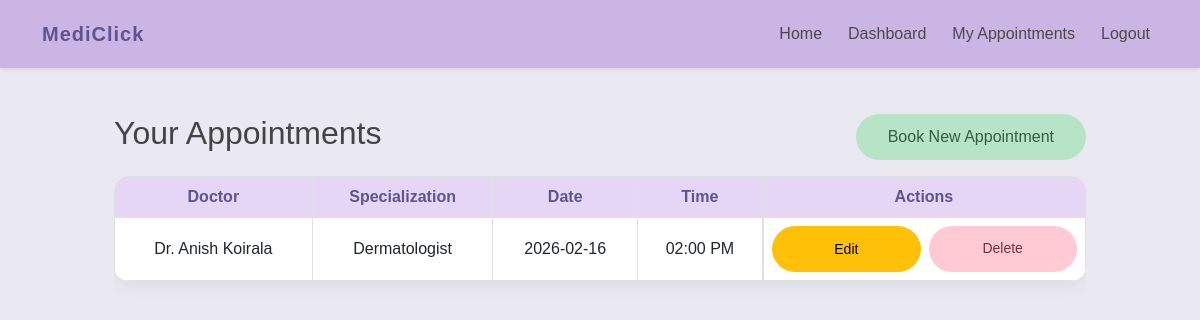
/appointments (signed in), run on an earlier commit of the app's database.
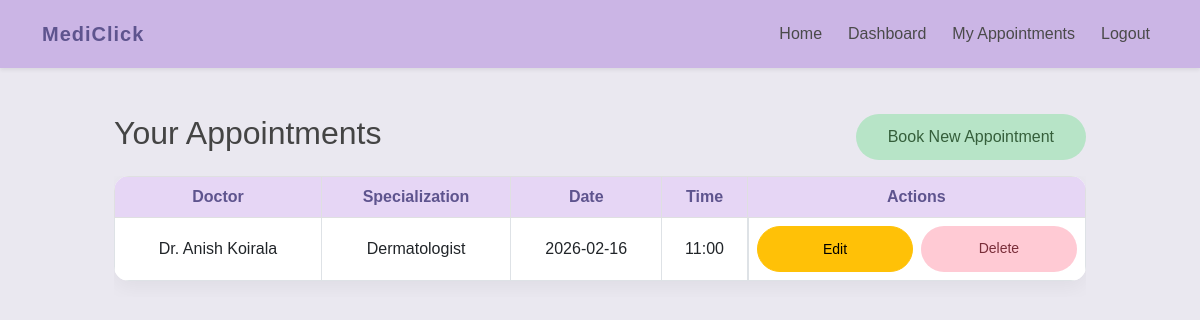
And on a later commit of the database.
### models.py (models this page shows)
class Appointment(db.Model):
    id = db.Column(db.Integer, primary_key=True)
    date = db.Column(db.String(50))
    time = db.Column(db.String(50))
    user_id = db.Column(db.Integer, db.ForeignKey('user.id'))
    doctor_id = db.Column(db.Integer, db.ForeignKey('doctor.id'))

class Doctor(db.Model):
    id = db.Column(db.Integer, primary_key=True)
    name = db.Column(db.String(100))
    specialization = db.Column(db.String(100))
    appointments = db.relationship('Appointment', backref='doctor', lazy=True)

### app.py (the view)
@app.route('/appointments')
def appointments():
    if 'user_id' not in session:
        flash('Please login first', 'warning')
        return redirect(url_for('login'))
    user_appts = Appointment.query.filter_by(user_id=session['user_id']).all()
    return render_template('appointments.html', appointments=user_appts)

### templates/appointments.html
{% extends 'base.html' %}
{% block content %}
<div class="container-fluid my-4">
    <div class="d-flex flex-column flex-md-row justify-content-between align-items-start mb-3">
        <h2>Your Appointments</h2>
        <a class="btn btn-success mt-2 mt-md-0" href="{{ url_for('book') }}">Book New Appointment</a>
    </div>
    <div class="table-responsive">
        <table class="table table-bordered table-hover align-middle">
            <thead class="table-light">
                <tr>
                    <th>Doctor</th>
                    <th>Specialization</th>
                    <th>Date</th>
                    <th>Time</th>
                    <th>Actions</th>
                </tr>
            </thead>
            <tbody>
                {% for appt in appointments %}
                <tr>
                    <td>{{ appt.doctor.name }}</td>
                    <td>{{ appt.doctor.specialization }}</td>
                    <td>{{ appt.date }}</td>
                    <td>{{ appt.time }}</td>
                    <td class="d-flex flex-column flex-sm-row gap-2">
                        <a class="btn btn-sm btn-warning w-100 w-sm-auto" href="{{ url_for('edit_appointment', id=appt.id) }}">Edit</a>
                        <a class="btn btn-sm btn-danger w-100 w-sm-auto" href="{{ url_for('delete_appointment', id=appt.id) }}" onclick="return confirm('Are you sure?')">Delete</a>
                    </td>
                </tr>
                {% else %}
                <tr>
                    <td colspan="5" class="text-center text-muted">No appointments booked yet.</td>
                </tr>
                {% endfor %}
            </tbody>
        </table>
    </div>
</div>
{% endblock %}

What changed in the data, as far as the page shows it:
changed Appointment "Dr. Anish Koirala": time "02:00 PM" → "11:00"
